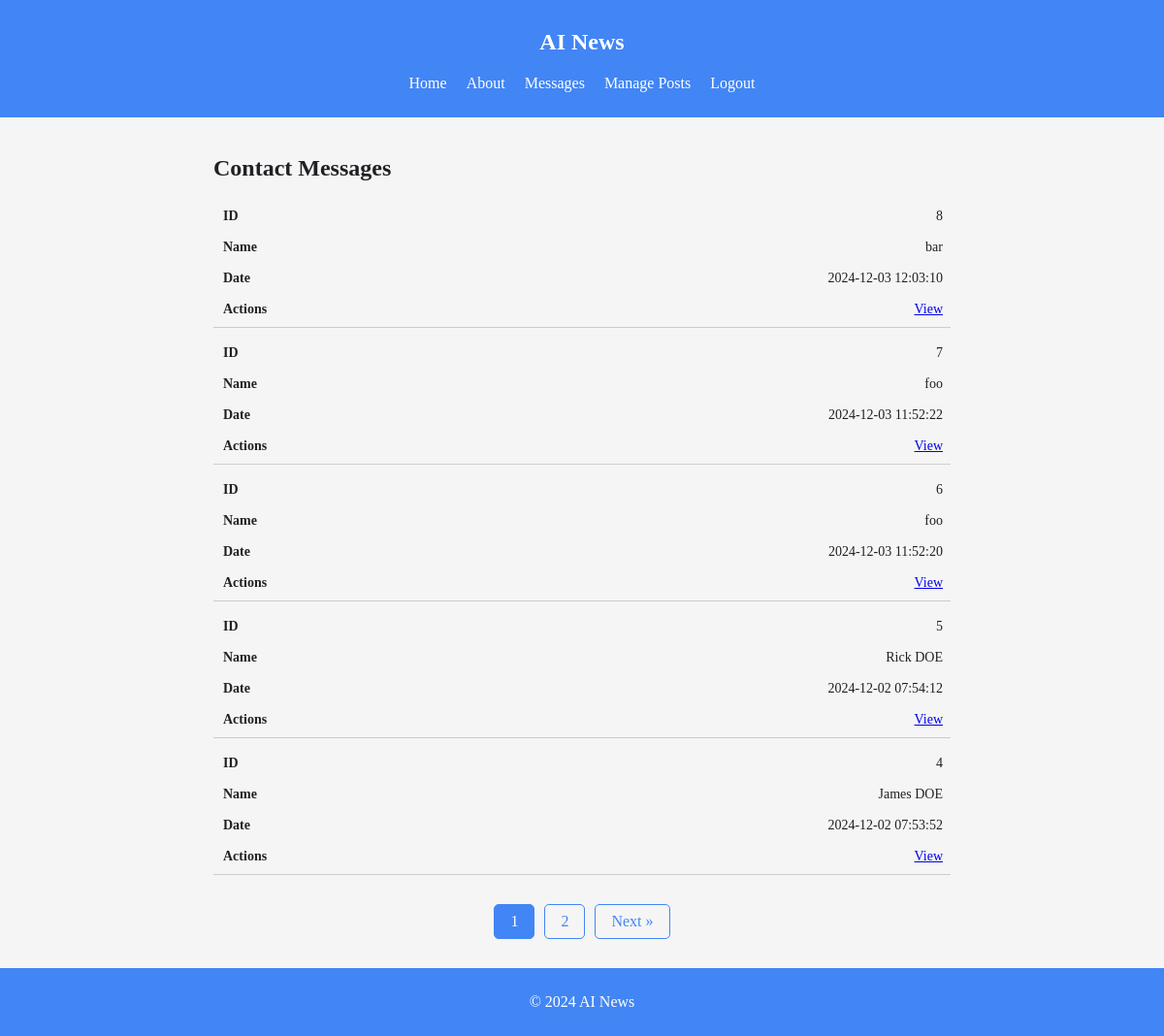
Before: /messages (signed in) with the older database file.
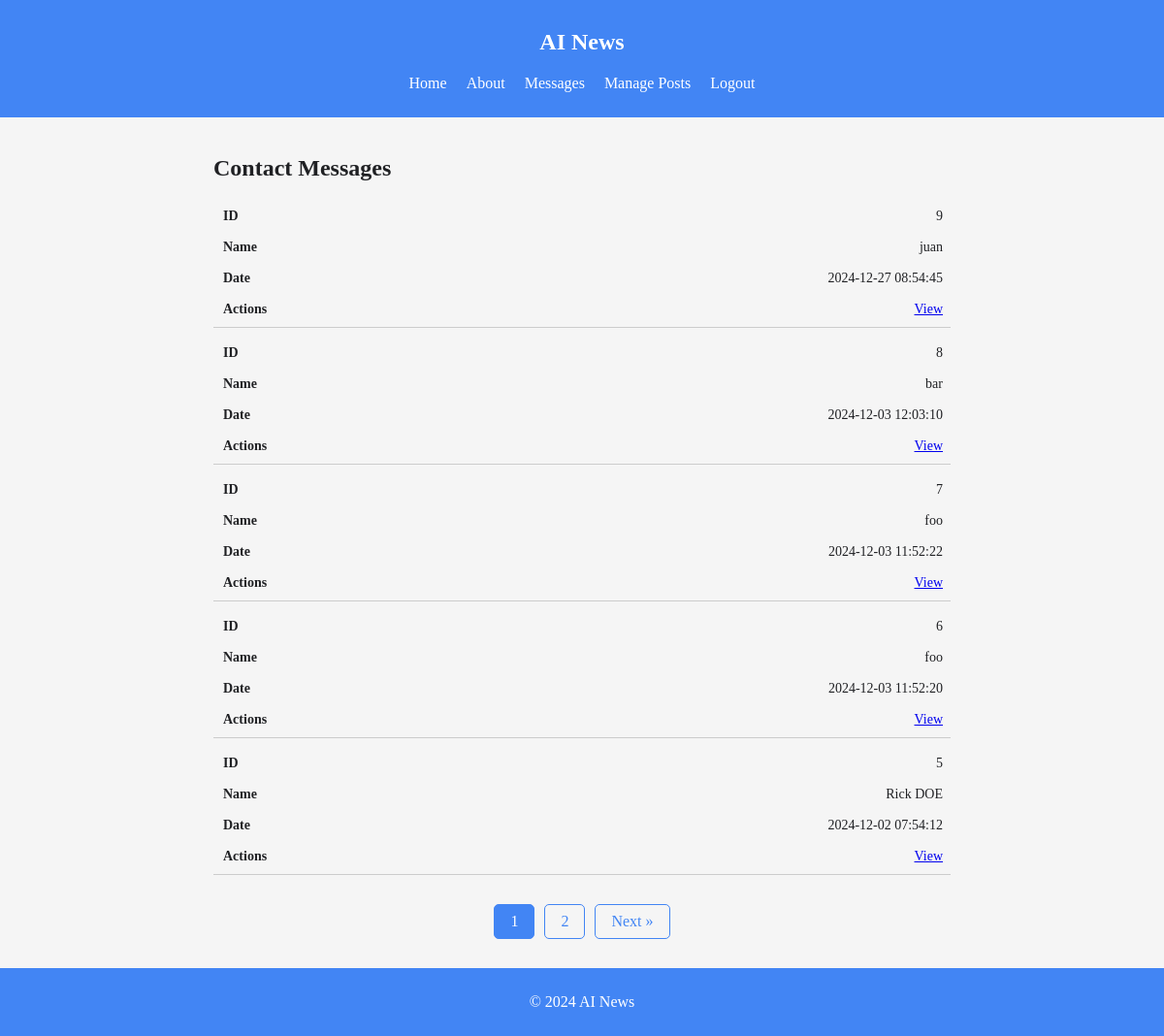
After: the same page with the newer database file.
### tables this page shows
CREATE TABLE contact_messages (
    id INTEGER PRIMARY KEY AUTOINCREMENT,
    name TEXT NOT NULL,
    email TEXT NOT NULL,
    message TEXT NOT NULL,
    created_at DATETIME DEFAULT CURRENT_TIMESTAMP
);

### controllers/ContactController.php (called while the page is built, shortened)
<?php
class ContactController {
    public function showMessages() {
        $contactModel = new ContactModel();
        $totalMessages = $contactModel->getMessageCount();
        $messagesPerPage = 5;
        $currentPage = isset($_GET['page']) ? (int)$_GET['page'] : 1;
        $offset = ($currentPage - 1) * $messagesPerPage;
        $messages = $contactModel->getMessages($messagesPerPage, $offset);
        $totalPages = ceil($totalMessages / $messagesPerPage);
        include 'views/contact/messages.php';
        include 'views/layouts/layout.php';
    }
}

### init.php (called while the page is built, shortened)
<?php
function getDbConnection() {
    return new SQLite3('/var/www/html/database/ai_news_blog.db');
}

### models/ContactModel.php (called while the page is built, shortened)
<?php
class ContactModel {
    private $db;
    public function __construct() {
        $this->db = getDbConnection();
    }
    public function getMessages($limit, $offset) {
        $stmt = $this->db->prepare('SELECT * FROM contact_messages ORDER BY created_at DESC LIMIT :limit OFFSET :offset');
        $stmt->bindValue(':limit', $limit, SQLITE3_INTEGER);
        $stmt->bindValue(':offset', $offset, SQLITE3_INTEGER);
        $results = $stmt->execute();
        $messages = [];
        while ($row = $results->fetchArray(SQLITE3_ASSOC)) {
            $messages[] = $row;
        }
        return $messages;
    }
    public function getMessageCount() {
        $result = $this->db->querySingle('SELECT COUNT(*) as count FROM contact_messages');
        return $result;
    }
}

### views/contact/messages.php (the view, shortened to what this page needs)
<section>
    <h2>Contact Messages</h2>
    <?php if (!empty($messages)): ?>
    <table class="common-table">
        <tbody>
            <?php foreach ($messages as $message): ?>
            <tr>
                <td data-label="ID"><?php echo htmlspecialchars($message['id']); ?></td>
                <td data-label="Name"><?php echo htmlspecialchars($message['name']); ?></td>
                <td data-label="Date"><?php echo htmlspecialchars($message['created_at']); ?></td>
                <td data-label="Actions"><a href="/message/<?php echo urlencode($message['id']); ?>">View</a></td>
            </tr>
            <?php endforeach; ?>
        </tbody>
    </table>
    <div class="pagination">
        <?php for ($i = 1; $i <= $totalPages; $i++): ?>
            <a href="?page=<?php echo $i; ?>" <?php if ($i == $currentPage) echo 'class="active"'; ?>><?php echo $i; ?></a>
        <?php endfor; ?>
        <?php if ($currentPage < $totalPages): ?>
            <a href="?page=<?php echo $currentPage + 1; ?>">Next &raquo;</a>
        <?php endif; ?>
    </div>
    <?php else: ?>
    <p>No messages received yet.</p>
    <?php endif; ?>
</section>

Changed rows visible on the page:
no longer on this page (row unchanged): contact_messages: id "4", name "James DOE", created_at "2024-12-02 07:53:52"
added contact_messages: id "9", name "juan", created_at "2024-12-27 08:54:45"
